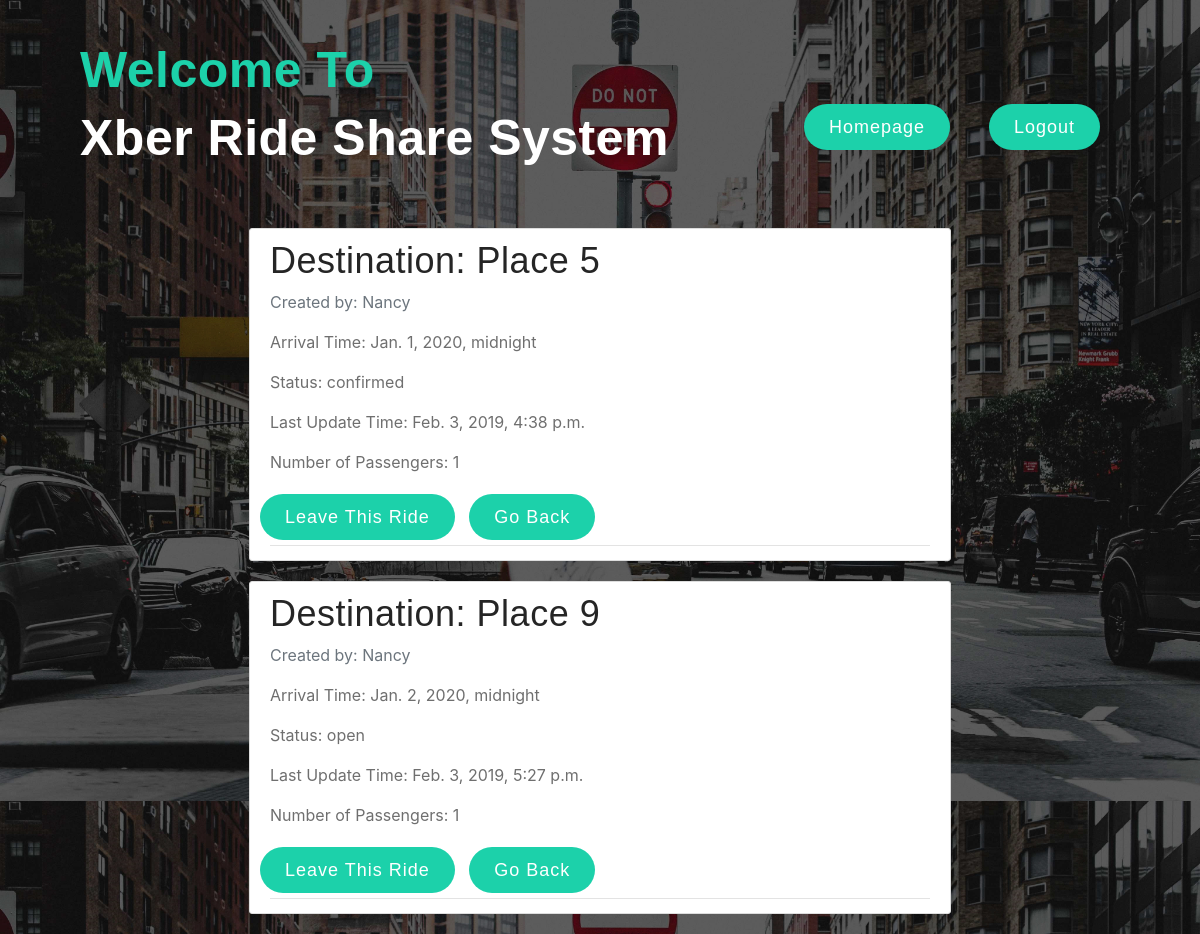
The app's page /rideService/sharer/rides/ (signed in), older data.
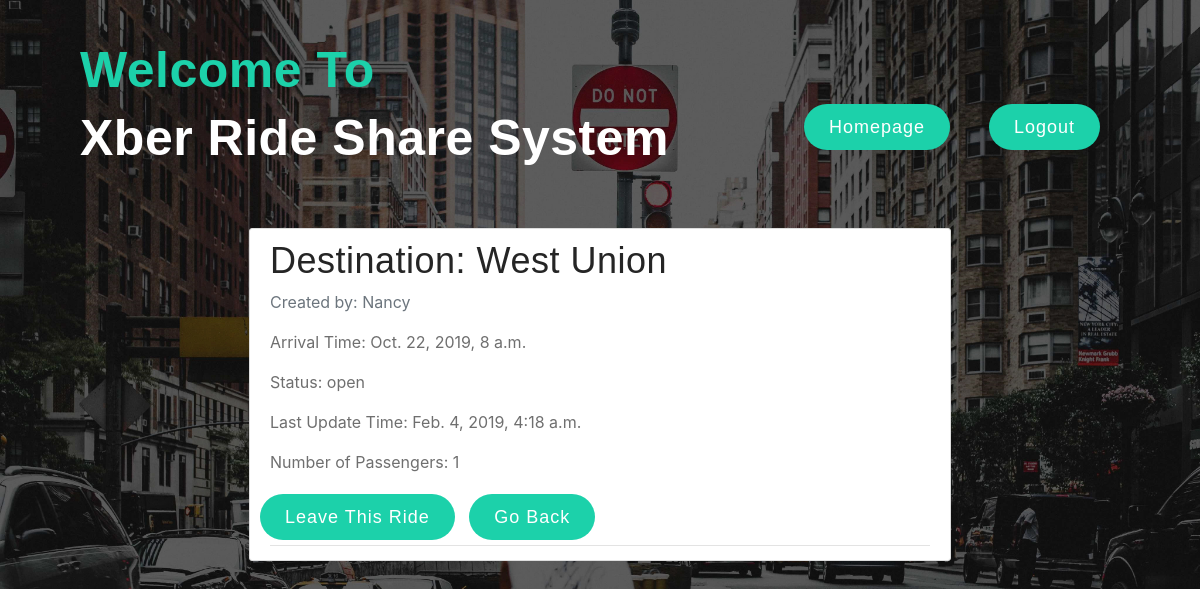
The same page, newer data.
### rideService/models.py (models this page shows, shortened)
class Request(models.Model):
    ride_owner = models.ForeignKey(User, on_delete=models.CASCADE)
    driver = models.ForeignKey('Driver', on_delete=models.SET_NULL, default=None, null=True)
    sharer = models.ForeignKey(User, on_delete=models.SET_NULL, default=None, null=True, related_name='sharer_request')
    destination = models.CharField(max_length=1000)
    arrival_time = models.DateTimeField()
    num_passengers = models.IntegerField(
        default=1,
        validators=[
            MaxValueValidator(10),
            MinValueValidator(1)
        ]
    )
    num_sharer = models.IntegerField(
        default=0,
        validators=[
            MaxValueValidator(10),
            MinValueValidator(0)
        ]
    )
    shareable = models.BooleanField(default=False)
    vehicle_type = models.CharField(max_length=200, null=True, blank=True)
    special_request = models.TextField(blank=True)
    status = models.CharField(max_length=1000)
    last_updated = models.DateTimeField(auto_now_add=True)

### rideService/views.py (the view)
# urls.py: path('sharer/rides/',views.sharerViewRides, name = 'sharer-detail'),
@login_required
def sharerViewRides(request):
    context = {
        'requests': Request.objects.filter(sharer=request.user)
    }
    return render(request, 'rideService/sharer_request_detail.html', context)

### rideService/templates/rideService/sharer_request_detail.html
{% extends "rideService/homeBase.html" %}
{% block content %}
{% if requests %}
    {% for request in requests %}
        <article class="media content-section" style="margin-right: 20%;margin-left: 20%;">
          <div class="media-body">
                <div class="article-metadata">
                    <h2>Destination: {{ request.destination }}</h2>
                <div>
                        <p class="text-muted">Created by: {{ request.ride_owner.username}}</p>
                        <p class="article-content">Arrival Time: {{ request.arrival_time}}</p>
                        <p class="article-content">Status: {{ request.status}}</p>
                        <p class="article-content">Last Update Time: {{ request.last_updated}}</p>
                        <p class="article-content">Number of Passengers: {{ request.num_passengers}}</p>
                        <a style="position: relative; right:10px;" class="btn btn-secondary btn-sm mt-1 mb-1" href="{% url 'leave-ride' request.id %}">
                            Leave This Ride
                        </a>
                        <a class="btn btn-outline-secondary" href="{% url 'role'%}">Go Back</a>
                </div>
        </article>
    {% endfor %}
{% else %}
<p style="margin-top:10%; font-size:30px; color:#ffffff;text-align:center;">No On-going ride Right Now, Look for a ride Share?<a style="position:relative;left:20px;" class="btn btn-secondary btn-sm mt-1 mb-1" href="{%url 'sharer-search'%}">Search Here!</a>></p>>
{% endif %}
{% endblock content %}

Row changes from the older to the newer data that the page shows:
removed Request: destination "Place 5", ride_owner.username "Nancy", arrival_time "Jan. 1, 2020, midnight", status "confirmed", last_updated "Feb. 3, 2019, 4:38 p.m.", num_passengers "1"
removed Request: destination "Place 9", ride_owner.username "Nancy", arrival_time "Jan. 2, 2020, midnight", status "open", last_updated "Feb. 3, 2019, 5:27 p.m.", num_passengers "1"
added Request: destination "West Union", ride_owner.username "Nancy", arrival_time "Oct. 22, 2019, 8 a.m.", status "open", last_updated "Feb. 4, 2019, 4:18 a.m.", num_passengers "1"
